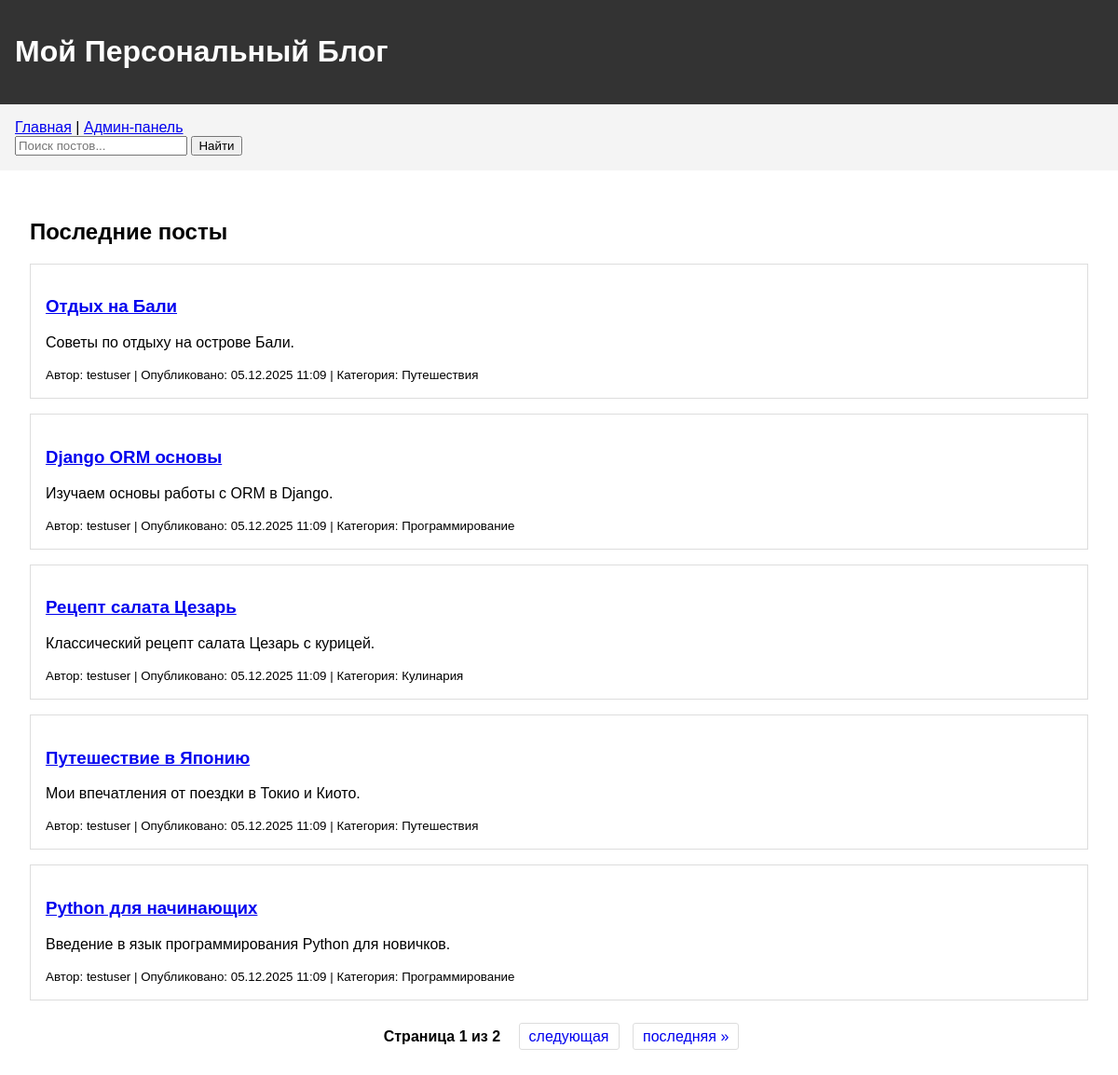
The page / on the database its author committed.
### blog/models.py (models this page shows, shortened)
class Post(models.Model):
    title = models.CharField(max_length=200, verbose_name='Заголовок')
    content = models.TextField(verbose_name='Содержание')
    created_date = models.DateTimeField(default=timezone.now, verbose_name='Дата создания')
    published_date = models.DateTimeField(blank=True, null=True, verbose_name='Дата публикации')
    author = models.ForeignKey(User, on_delete=models.CASCADE, verbose_name='Автор')
    category = models.ForeignKey(Category, on_delete=models.SET_NULL, null=True, verbose_name='Категория')
    image = models.ImageField(upload_to='post_images/', blank=True, null=True, verbose_name='Изображение')
    class Meta:
        verbose_name = 'Пост'
        verbose_name_plural = 'Посты'

class Category(models.Model):
    name = models.CharField(max_length=100, verbose_name='Название категории')
    description = models.TextField(blank=True, verbose_name='Описание')
    class Meta:
        verbose_name = 'Категория'
        verbose_name_plural = 'Категории'

### blog/views.py (the view)
# urls.py: path('', views.post_list, name='post_list'),
def post_list(request):
    posts_list = Post.objects.filter(published_date__lte=timezone.now()).order_by('-published_date')
    paginator = Paginator(posts_list, 5)
    page = request.GET.get('page')
    try:
        posts = paginator.page(page)
    except PageNotAnInteger:
        posts = paginator.page(1)
    except EmptyPage:
        posts = paginator.page(paginator.num_pages)
    return render(request, 'blog/post_list.html', {'posts': posts})

### blog/templates/blog/post_list.html (shortened to what this page needs)
{% extends 'blog/base.html' %}
{% block content %}
<h2>Последние посты</h2>
{% for post in posts %}
    <div class="post">
        <h3><a href="{% url 'post_detail' pk=post.pk %}">{{ post.title }}</a></h3>
        <p>{{ post.content|truncatewords:30 }}</p>
        <small>
            Автор: {{ post.author }} |
            Опубликовано: {{ post.published_date|date:"d.m.Y H:i" }} |
            Категория: {{ post.category.name }}
        </small>
    </div>
{% empty %}
    <p>Пока нет постов.</p>
{% endfor %}
<div class="pagination">
    <span class="step-links">
        <span class="current">
            Страница {{ posts.number }} из {{ posts.paginator.num_pages }}
        </span>
        {% if posts.has_next %}
            <a href="?page={{ posts.next_page_number }}">следующая</a>
            <a href="?page={{ posts.paginator.num_pages }}">последняя &raquo;</a>
        {% endif %}
    </span>
</div>
{% endblock %}

### blog/templates/blog/base.html (shortened to what this page needs)
<!DOCTYPE html>
<html lang="ru">
<head>
</head>
<body>
    <div class="header">
        <h1><a href="/" style="color: white; text-decoration: none;">Мой Персональный Блог</a></h1>
    </div>
    <div class="nav">
        <a href="/">Главная</a> |
        <a href="/admin/">Админ-панель</a>
        <div class="search-form">
            <form method="GET" action="{% url 'post_search' %}">
                <input type="text" name="q" placeholder="Поиск постов..." value="{{ query }}">
                <button type="submit">Найти</button>
            </form>
        </div>
    </div>
    <div class="content">
        {% block content %}
        {% endblock %}
    </div>
</body>
</html>

### blog/templates/blog/base.html (style rules this page uses)
body { font-family: Arial, sans-serif; margin: 0; padding: 0; }
.header { background: #333; color: white; padding: 1rem; }
.nav { background: #f4f4f4; padding: 1rem; }
.content { padding: 2rem; }
.post { border: 1px solid #ddd; margin-bottom: 1rem; padding: 1rem; }

### blog/templates/blog/post_list.html (style rules this page uses)
.pagination { margin-top: 20px; padding: 10px; text-align: center; }
.pagination a { margin: 0 5px; padding: 5px 10px; text-decoration: none; border: 1px solid #ddd; border-radius: 3px; }
.pagination .current { padding: 5px 10px; font-weight: bold; }

### rows shown on the page
Post: title "Отдых на Бали", content "Советы по отдыху на острове Бали.", author "testuser", published_date "05.12.2025 11:09", category.name "Путешествия"
Post: title "Django ORM основы", content "Изучаем основы работы с ORM в Django.", author "testuser", published_date "05.12.2025 11:09", category.name "Программирование"
Post: title "Рецепт салата Цезарь", content "Классический рецепт салата Цезарь с курицей.", author "testuser", published_date "05.12.2025 11:09", category.name "Кулинария"
Post: title "Путешествие в Японию", content "Мои впечатления от поездки в Токио и Киото.", author "testuser", published_date "05.12.2025 11:09", category.name "Путешествия"
Post: title "Python для начинающих", content "Введение в язык программирования Python для новичков.", author "testuser", published_date "05.12.2025 11:09", category.name "Программирование"

### other values the page prints
{{ posts.number }} "1"
{{ posts.paginator.num_pages }} "2"
